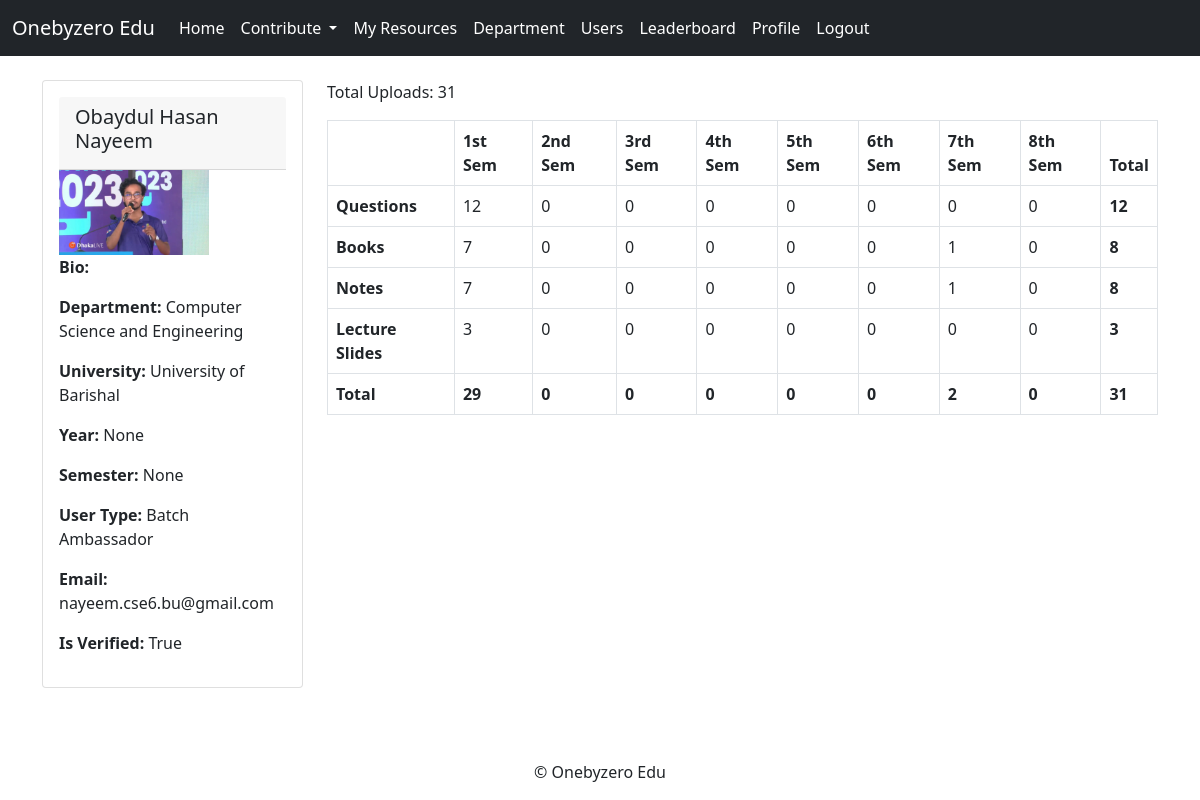
Page /account/view_profile/1/ (signed in) on the earlier database version.
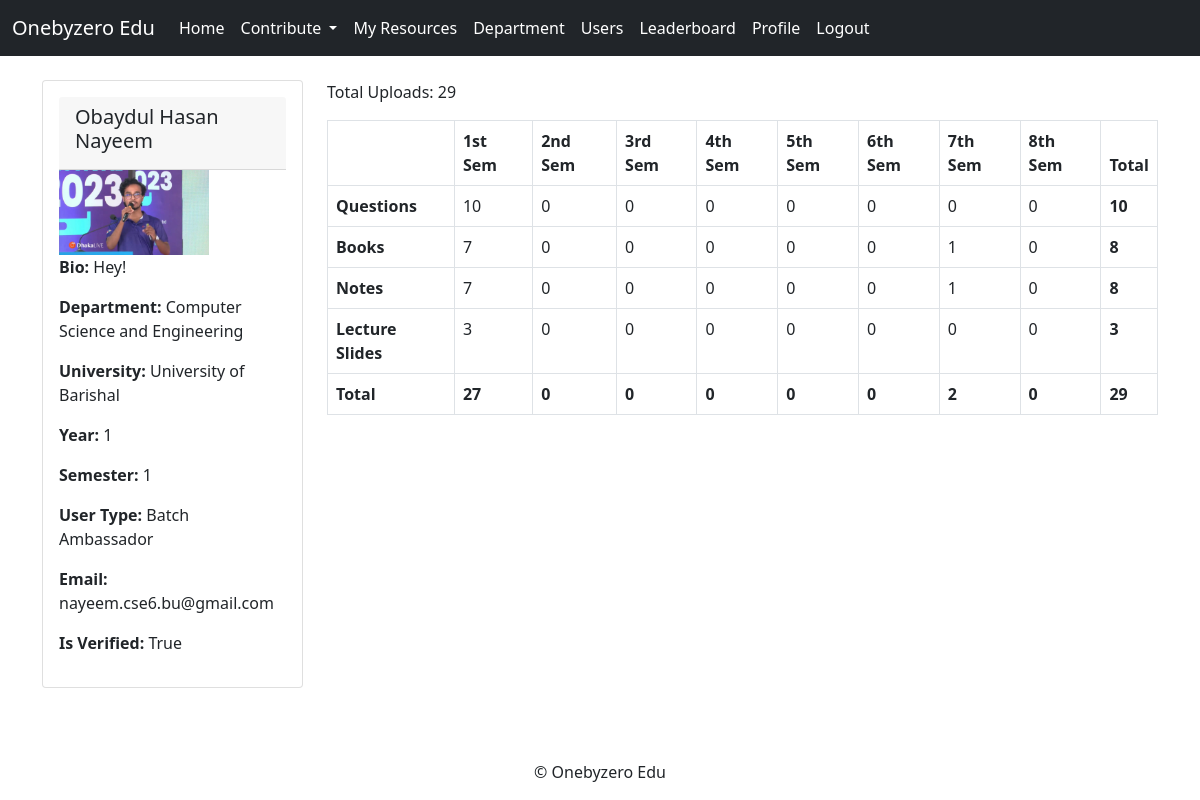
Same page on the later database version.
### account/models.py (models this page shows)
class Profile(models.Model):
    USER_TYPE_CHOICES = (
        ('student', 'Student'),
        ('batch_ambassador', 'Batch Ambassador'),
        ('departmental_ambassador', 'Departmental Ambassador'),
        ('university_ambassador', 'University Ambassador'),
        ('admin', 'Admin'),
    )
    user = models.OneToOneField(User, on_delete=models.CASCADE)
    user_type = models.CharField(max_length=100, choices=USER_TYPE_CHOICES, default='student')
    bio = models.TextField(blank=True)
    fullname = models.CharField(max_length=100, blank=True)
    nickname = models.CharField(max_length=100, blank=True)
    profile_image = models.ImageField(upload_to='profile_images/', blank=True, null=True)
    email = models.EmailField(max_length=254, blank=True)
    university = models.ForeignKey('study.University', on_delete=models.CASCADE, blank=True, null=True)
    department = models.ForeignKey('study.Department', on_delete=models.CASCADE, blank=True, null=True)
    year = models.PositiveIntegerField(blank=True, null=True)
    semester = models.PositiveIntegerField(blank=True, null=True)
    is_verified = models.BooleanField(default=False)

### study/models.py (models this page shows)
class Department(models.Model):
    name = models.CharField(max_length=100)
    university = models.ForeignKey(University, on_delete=models.CASCADE)
    ambassadors = models.ManyToManyField(User, blank=True)
    def __str__(self):
        return f'{self.name}'

class University(models.Model):
    name = models.CharField(max_length=100)
    def __str__(self):
        return f'{self.name}'

### account/views.py (the view)
# urls.py: path('view_profile/<int:user_id>/', views.view_profile, name='view_profile'),
@login_required
def view_profile(request, user_id):
    user = get_object_or_404(User, id=user_id)
    try:
        profile = Profile.objects.get(user=user)
    except Profile.DoesNotExist:
        pass
    qs_sem1 = Question.objects.filter(uploaded_by=user, course__year=1, course__semester=1).count()
    qs_sem2 = Question.objects.filter(uploaded_by=user, course__year=1, course__semester=2).count()
    qs_sem3 = Question.objects.filter(uploaded_by=user, course__year=2, course__semester=1).count()
    qs_sem4 = Question.objects.filter(uploaded_by=user, course__year=2, course__semester=2).count()
    qs_sem5 = Question.objects.filter(uploaded_by=user, course__year=3, course__semester=1).count()
    qs_sem6 = Question.objects.filter(uploaded_by=user, course__year=3, course__semester=2).count()
    qs_sem7 = Question.objects.filter(uploaded_by=user, course__year=4, course__semester=1).count()
    qs_sem8 = Question.objects.filter(uploaded_by=user, course__year=4, course__semester=2).count()
    qs_total = qs_sem1 + qs_sem2 + qs_sem3 + qs_sem4 + qs_sem5 + qs_sem6 + qs_sem7 + qs_sem8
    books_sem1 = BookModel.objects.filter(uploaded_by=user, course__year=1, course__semester=1).count()
    books_sem2 = BookModel.objects.filter(uploaded_by=user, course__year=1, course__semester=2).count()
    books_sem3 = BookModel.objects.filter(uploaded_by=user, course__year=2, course__semester=1).count()
    books_sem4 = BookModel.objects.filter(uploaded_by=user, course__year=2, course__semester=2).count()
    books_sem5 = BookModel.objects.filter(uploaded_by=user, course__year=3, course__semester=1).count()
    books_sem6 = BookModel.objects.filter(uploaded_by=user, course__year=3, course__semester=2).count()
    books_sem7 = BookModel.objects.filter(uploaded_by=user, course__year=4, course__semester=1).count()
    books_sem8 = BookModel.objects.filter(uploaded_by=user, course__year=4, course__semester=2).count()
    books_total = books_sem1 + books_sem2 + books_sem3 + books_sem4 + books_sem5 + books_sem6 + books_sem7 + books_sem8
    lectures_sem1 = LectureModel.objects.filter(uploaded_by=user, course__year=1, course__semester=1).count()
    lectures_sem2 = LectureModel.objects.filter(uploaded_by=user, course__year=1, course__semester=2).count()
    lectures_sem3 = LectureModel.objects.filter(uploaded_by=user, course__year=2, course__semester=1).count()
    lectures_sem4 = LectureModel.objects.filter(uploaded_by=user, course__year=2, course__semester=2).count()
    lectures_sem5 = LectureModel.objects.filter(uploaded_by=user, course__year=3, course__semester=1).count()
    lectures_sem6 = LectureModel.objects.filter(uploaded_by=user, course__year=3, course__semester=2).count()
    lectures_sem7 = LectureModel.objects.filter(uploaded_by=user, course__year=4, course__semester=1).count()
    lectures_sem8 = LectureModel.objects.filter(uploaded_by=user, course__year=4, course__semester=2).count()
    lectures_total = lectures_sem1 + lectures_sem2 + lectures_sem3 + lectures_sem4 + lectures_sem5 + lectures_sem6 + lectures_sem7 + lectures_sem8
    notes_sem1 = BookModel.objects.filter(uploaded_by=user, course__year=1, course__semester=1).count()
    notes_sem2 = BookModel.objects.filter(uploaded_by=user, course__year=1, course__semester=2).count()
    notes_sem3 = BookModel.objects.filter(uploaded_by=user, course__year=2, course__semester=1).count()
    notes_sem4 = BookModel.objects.filter(uploaded_by=user, course__year=2, course__semester=2).count()
    notes_sem5 = BookModel.objects.filter(uploaded_by=user, course__year=3, course__semester=1).count()
    notes_sem6 = BookModel.objects.filter(uploaded_by=user, course__year=3, course__semester=2).count()
    notes_sem7 = BookModel.objects.filter(uploaded_by=user, course__year=4, course__semester=1).count()
    notes_sem8 = BookModel.objects.filter(uploaded_by=user, course__year=4, course__semester=2).count()
    notes_total = notes_sem1 + notes_sem2 + notes_sem3 + notes_sem4 + notes_sem5 + notes_sem6 + notes_sem7 + notes_sem8
    total_uploads = sum([qs_total, books_total, lectures_total, notes_total], 0)
    all_sem1 = sum([qs_sem1, books_sem1, lectures_sem1, notes_sem1], 0)
    all_sem2 = sum([qs_sem2, books_sem2, lectures_sem2, notes_sem2], 0)
    all_sem3 = sum([qs_sem3, books_sem3, lectures_sem3, notes_sem3], 0)
    all_sem4 = sum([qs_sem4, books_sem4, lectures_sem4, notes_sem4], 0)
    all_sem5 = sum([qs_sem5, books_sem5, lectures_sem5, notes_sem5], 0)
    all_sem6 = sum([qs_sem6, books_sem6, lectures_sem6, notes_sem6], 0)
    all_sem7 = sum([qs_sem7, books_sem7, lectures_sem7, notes_sem7], 0)
    all_sem8 = sum([qs_sem8, books_sem8, lectures_sem8, notes_sem8], 0)
    context = {
        'profile': profile,
        'viewed_user': user,
        'qs_sem1': qs_sem1,
        'qs_sem2': qs_sem2,
        'qs_sem3': qs_sem3,
        'qs_sem4': qs_sem4,
        'qs_sem5': qs_sem5,
        'qs_sem6': qs_sem6,
        'qs_sem7': qs_sem7,
        'qs_sem8': qs_sem8,
        'qs_total': qs_total,
        'books_sem1': books_sem1,
        'books_sem2': books_sem2,
        'books_sem3': books_sem3,
        'books_sem4': books_sem4,
        'books_sem5': books_sem5,
        'books_sem6': books_sem6,
        'books_sem7': books_sem7,
        'books_sem8': books_sem8,
        'books_total': books_total,
        'lectures_sem1': lectures_sem1,
        'lectures_sem2': lectures_sem2,
        'lectures_sem3': lectures_sem3,
        'lectures_sem4': lectures_sem4,
        'lectures_sem5': lectures_sem5,
        'lectures_sem6': lectures_sem6,
        'lectures_sem7': lectures_sem7,
        'lectures_sem8': lectures_sem8,
        'lectures_total': lectures_total,
        'notes_sem1': notes_sem1,
        'notes_sem2': notes_sem2,
        'notes_sem3': notes_sem3,
        'notes_sem4': notes_sem4,
        'notes_sem5': notes_sem5,
        'notes_sem6': notes_sem6,
        'notes_sem7': notes_sem7,
        'notes_sem8': notes_sem8,
        'notes_total': notes_total,
        'total_uploads': total_uploads,
        'all_sem1': all_sem1,
        'all_sem2': all_sem2,
        'all_sem3': all_sem3,
        'all_sem4': all_sem4,
        'all_sem5': all_sem5,
        'all_sem6': all_sem6,
        'all_sem7': all_sem7,
        'all_sem8': all_sem8,
    }
    return render(request, 'profile/view_profile.html', context)

### study/context_processors/view_profile_context_processors.py (called while the page is built, shortened)
def view_profile_contributions(request):
    user_id = request.GET.get('user_id')
    print(f'user_idddddddddddddddd', user_id)
    if user_id:
        user = get_object_or_404(User, user_id=user_id)
        return {'user': user}
    else:
        return {}

### account/templates/profile/view_profile.html (shortened to what the changed rows need)
{% extends "base.html" %}
{% block content %}
<div class="container mt-4">
    <div class="row">
        <div class="col-md-3">
            <div class="card">
                <div class="card-body">
                    <div class="card-header d-flex justify-content-between align-items-center">
                        <h5>{{ profile.fullname }}</h5>
                    </div>
                    <div class="profile-section">
                        {% if profile.profile_image %}
                        <div class="profile-image-container">
                            <img src="{{ profile.profile_image.url }}" alt="Profile Image" class="profile-image" style="width: 150px;">
                        </div>
                        {% endif %}
                        <div class="profile-details">
                          <p><strong>Bio:</strong> {{ profile.bio }}</p>
                          <p><strong>Department:</strong> {{ profile.department }}</p>
                          <p><strong>University:</strong> {{ profile.university }}</p>
                          <p><strong>Year:</strong> {{ profile.year }}</p>
                          <p><strong>Semester:</strong> {{ profile.semester }}</p>
                            <p><strong>User Type:</strong> {{ profile.get_user_type_display }}</p>
                            <p><strong>Email:</strong> {{ profile.email }}</p>
                            <p><strong>Is Verified: </strong>{{ profile.is_verified }}</p>
                        </div>
                    </div>
                </div>
            </div>
        </div>
        <div class="col-md-9">
            <p>Total Uploads: {{ total_uploads }}</p>
            <table class="table table-bordered">
                <thead>
                  <tr>
                    <th scope="col"></th>
                    <th scope="col">1st Sem</th>
                    <th scope="col">2nd Sem</th>
                    <th scope="col">3rd Sem</th>
                    <th scope="col">4th Sem</th>
                    <th scope="col">5th Sem</th>
                    <th scope="col">6th Sem</th>
                    <th scope="col">7th Sem</th>
                    <th scope="col">8th Sem</th>
                    <th scope="col">Total</th>
                  </tr>
                </thead>
                <tbody>
                  <tr>
                    <th scope="row">Questions</th>
                    <td> {{ qs_sem1 }}</td>
                    <td>{{ qs_sem2 }}</td>
                    <td>{{ qs_sem3 }}</td>
                    <td>{{ qs_sem4 }}</td>
                    <td>{{ qs_sem5 }}</td>
                    <td>{{ qs_sem6 }}</td>
                    <td>{{ qs_sem7 }}</td>
                    <td>{{ qs_sem8 }}</td>
                   <td><strong>{{ qs_total }}</strong></td>
                  </tr>
                  <tr>
                    <th scope="row">Books</th>
                  </tr>
                  <tr>
                    <th scope="row">Notes</th>
                  </tr>
                  <tr>
                    <th scope="row">Lecture Slides</th>
                  </tr>
                <tr>
                    <th scope="row">Total</th>
                    <td><strong>{{all_sem1}}<strong/></td>
                    <td><strong>{{total_uploads}}<strong/></td>
                  </tr>
                </tbody>
              </table>
        </div>
    </div>
</div>
{% endblock %}

Differences in the rows shown:
changed Profile "Obaydul Hasan Nayeem": bio (not shown) → "Hey!"; year "None" → "1"; semester "None" → "1"
Other differences:
{{ total_uploads }}: "31" → "29"
{{ qs_sem1 }}: "12" → "10"
{{ qs_total }}: "12" → "10"
{{ all_sem1 }}: "29" → "27"
